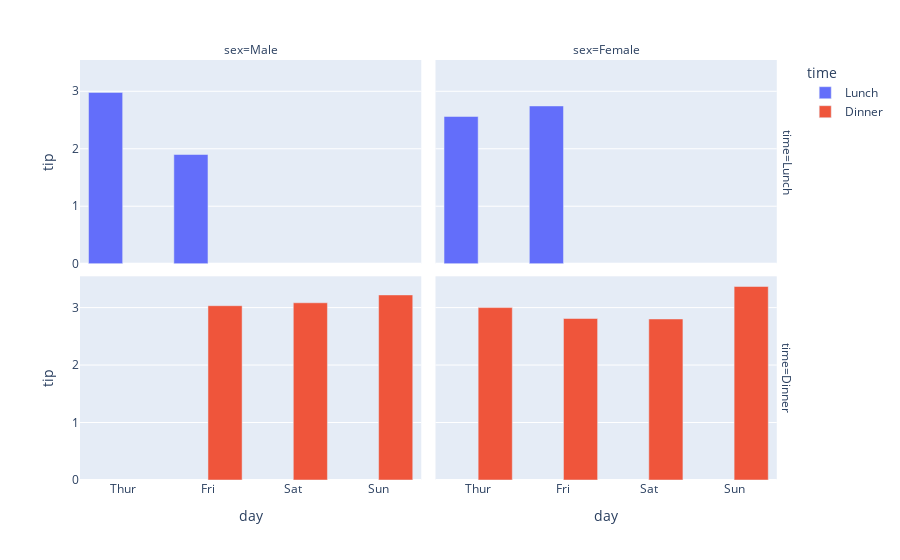

Notebook code for this chart:
### Markdown cell above
#### Plot

### Code cell
px.bar (data_frame=dff2, x = 'day', y= 'tip', color = 'time' ,barmode= 'group',facet_row='time',facet_col='sex')

### Figure 1 — Plotly figure (JSON) as saved in the notebook; plotly's stock layout.template omitted (floating-point values rounded to 4 significant figures)
{"data": [{"alignmentgroup": "True", "hovertemplate": "time=Lunch<br>sex=Male<br>day=%{x}<br>tip=%{y}<extra></extra>", "legendgroup": "Lunch", "marker": {"color": "#636efa", "pattern": {"shape": ""}}, "name": "Lunch", "offsetgroup": "Lunch", "orientation": "v", "showlegend": true, "textposition": "auto", "type": "bar", "x": ["Thur", "Fri", "Sat", "Sun"], "xaxis": "x3", "y": [2.98, 1.9, null, null], "yaxis": "y3"}, {"alignmentgroup": "True", "hovertemplate": "time=Lunch<br>sex=Female<br>day=%{x}<br>tip=%{y}<extra></extra>", "legendgroup": "Lunch", "marker": {"color": "#636efa", "pattern": {"shape": ""}}, "name": "Lunch", "offsetgroup": "Lunch", "orientation": "v", "showlegend": false, "textposition": "auto", "type": "bar", "x": ["Thur", "Fri", "Sat", "Sun"], "xaxis": "x4", "y": [2.562, 2.745, null, null], "yaxis": "y4"}, {"alignmentgroup": "True", "hovertemplate": "time=Dinner<br>sex=Male<br>day=%{x}<br>tip=%{y}<extra></extra>", "legendgroup": "Dinner", "marker": {"color": "#EF553B", "pattern": {"shape": ""}}, "name": "Dinner", "offsetgroup": "Dinner", "orientation": "v", "showlegend": true, "textposition": "auto", "type": "bar", "x": ["Thur", "Fri", "Sat", "Sun"], "xaxis": "x", "y": [null, 3.033, 3.084, 3.22], "yaxis": "y"}, {"alignmentgroup": "True", "hovertemplate": "time=Dinner<br>sex=Female<br>day=%{x}<br>tip=%{y}<extra></extra>", "legendgroup": "Dinner", "marker": {"color": "#EF553B", "pattern": {"shape": ""}}, "name": "Dinner", "offsetgroup": "Dinner", "orientation": "v", "showlegend": false, "textposition": "auto", "type": "bar", "x": ["Thur", "Fri", "Sat", "Sun"], "xaxis": "x2", "y": [3, 2.81, 2.802, 3.367], "yaxis": "y2"}], "layout": {"annotations": [{"font": {}, "showarrow": false, "text": "sex=Male", "x": 0.24, "xanchor": "center", "xref": "paper", "y": 1, "yanchor": "bottom", "yref": "paper"}, {"font": {}, "showarrow": false, "text": "sex=Female", "x": 0.74, "xanchor": "center", "xref": "paper", "y": 1, "yanchor": "bottom", "yref": "paper"}, {"font": {}, "showarrow": false, "text": "time=Dinner", "textangle": 90, "x": 0.98, "xanchor": "left", "xref": "paper", "y": 0.2425, "yanchor": "middle", "yref": "paper"}, {"font": {}, "showarrow": false, "text": "time=Lunch", "textangle": 90, "x": 0.98, "xanchor": "left", "xref": "paper", "y": 0.7575, "yanchor": "middle", "yref": "paper"}], "autosize": true, "barmode": "group", "legend": {"title": {"text": "time"}, "tracegroupgap": 0}, "margin": {"t": 60}, "xaxis": {"anchor": "y", "autorange": true, "domain": [0, 0.48], "range": [-0.5, 3.5], "title": {"text": "day"}, "type": "category"}, "xaxis2": {"anchor": "y2", "autorange": true, "domain": [0.5, 0.98], "matches": "x", "range": [-0.5, 3.5], "title": {"text": "day"}, "type": "category"}, "xaxis3": {"anchor": "y3", "autorange": true, "domain": [0, 0.48], "matches": "x", "range": [-0.5, 3.5], "showticklabels": false, "type": "category"}, "xaxis4": {"anchor": "y4", "autorange": true, "domain": [0.5, 0.98], "matches": "x", "range": [-0.5, 3.5], "showticklabels": false, "type": "category"}, "yaxis": {"anchor": "x", "autorange": true, "domain": [0, 0.485], "range": [0, 3.544], "title": {"text": "tip"}, "type": "linear"}, "yaxis2": {"anchor": "x2", "autorange": true, "domain": [0, 0.485], "matches": "y", "range": [0, 3.544], "showticklabels": false, "type": "linear"}, "yaxis3": {"anchor": "x3", "autorange": true, "domain": [0.515, 1], "matches": "y", "range": [0, 3.544], "title": {"text": "tip"}, "type": "linear"}, "yaxis4": {"anchor": "x4", "autorange": true, "domain": [0.515, 1], "matches": "y", "range": [0, 3.544], "showticklabels": false, "type": "linear"}}}
